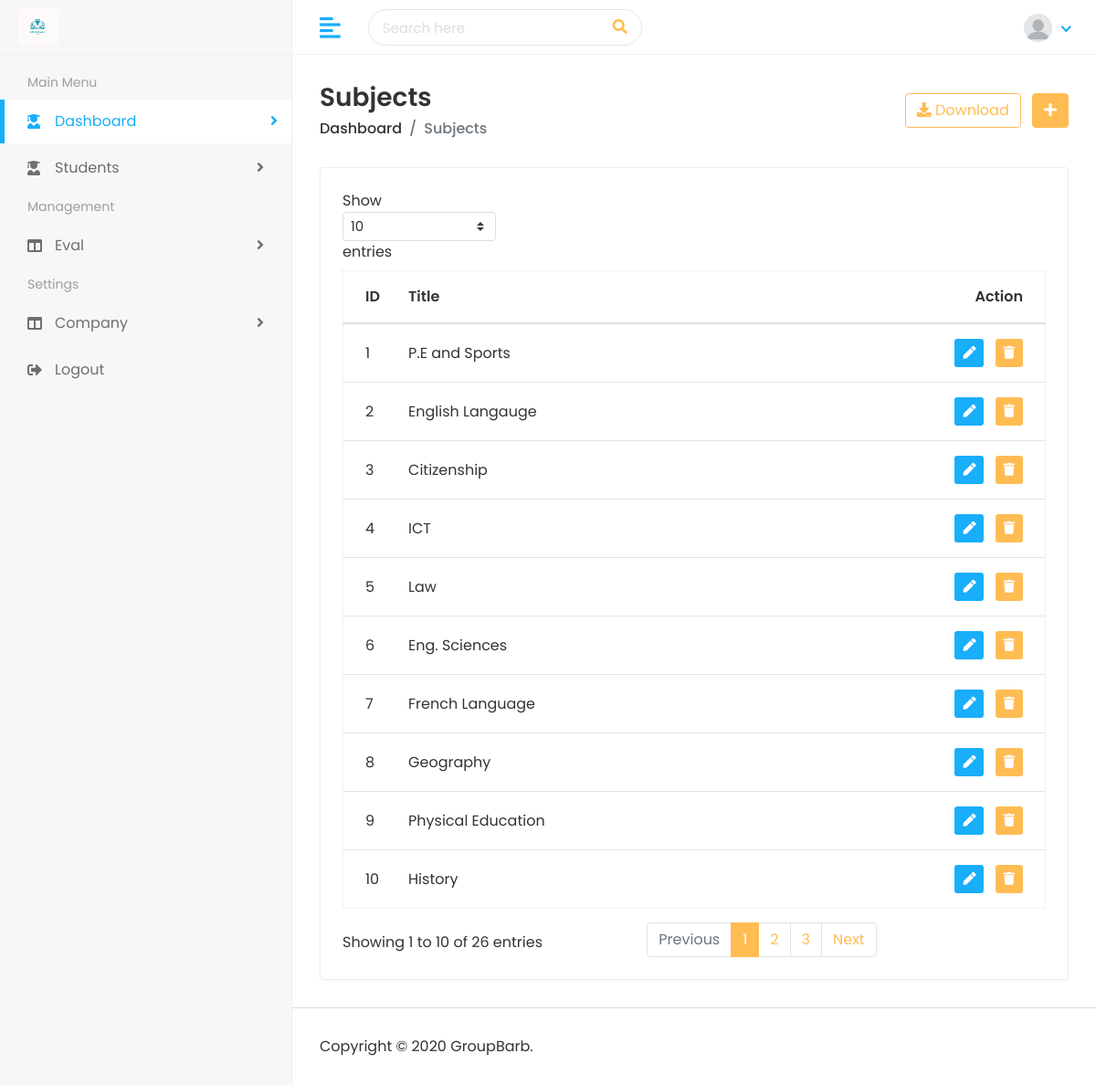
/subjects/, run on the app's committed database.
### subject/models.py (models this page shows, shortened)
class Subject(models.Model):
    title               = models.TextField( null=True, blank=True)
    fr_title            = models.TextField( null=True, blank=True)
    coef                = models.CharField(max_length=100, null=True, blank=True)
    subject_code        = models.CharField(max_length=100, unique=True,null=True, blank=True)
    classroom           = models.ManyToManyField(ClassRoom)
    specialty           = models.ManyToManyField(Specialty)
    description         = models.TextField( null=True, blank=True)
    category            = models.CharField(max_length=100, null=True, blank=True)
    slug                = models.SlugField(max_length=255, unique=True, blank=True)
    added_by            = models.CharField(max_length=100, null=True)
    modified_by         = models.CharField(max_length=100, null=True, blank=True)
    is_actif            = models.BooleanField(default=True)
    created_on          = models.DateTimeField(auto_now_add=True)
    updated_on          = models.DateTimeField(auto_now=True)

### subject/views.py (the view)
# urls.py: path('', views.subject_list, name="subject_list"),
def subject_list(request):
    subject_list = Subject.objects.prefetch_related('classroom').all()
    context = {
        'subject_list': subject_list,
    }
    return render(request, "subjects/subjects.html", context)

### templates/subjects/subjects.html (shortened to what this page needs)
{% extends 'home/base.html' %}
{% load static %}
{% block body %}
         <div class="page-wrapper">
            <div class="content container-fluid">
               <div class="page-header">
                  <div class="row align-items-center">
                     <div class="col">
                        <h3 class="page-title">Subjects</h3>
                        <ul class="breadcrumb">
                           <li class="breadcrumb-item"><a href="">Dashboard</a></li>
                           <li class="breadcrumb-item active">Subjects</li>
                        </ul>
                     </div>
                     <div class="col-auto text-right float-right ml-auto">
                        <a href="#" class="btn btn-outline-primary mr-2"><i class="fas fa-download"></i> Download</a>
                        <a href="{% url 'add_subject' %}" class="btn btn-primary"><i class="fas fa-plus"></i></a>
                     </div>
                  </div>
               </div>
               <div class="row">
                  <div class="col-sm-12">
                     <div class="card card-table">
                        <div class="card-body">
                           <div class="table-responsive">
                              <table class="table table-hover table-center mb-0 datatable">
                                 <thead>
                                    <tr>
                                       <th>ID</th>
                                       <th>Title</th>
                                       <th class="text-right">Action</th>
                                    </tr>
                                 </thead>
                                 <tbody>
                                    {% for subject in subject_list %}
                                    <tr>
                                       <td>{{ subject.id}}</td>
                                       <td>{{ subject.title}}</td>
                                       <td class="text-right">
                                          <div class="actions">
                                             <a href="{% url 'edit_subject' subject.id %}" class="btn btn-sm bg-success-light mr-2">
                                                 <i class="fas fa-pen"></i>
                                             </a>
                                             <form action="{% url 'delete_subject' subject.id %}" method="POST" style="display:inline;">
                                                 <button type="submit" class="btn btn-sm bg-danger-light" onclick="return confirm('Are you sure you want to delete this subject?');">
                                                     <i class="fas fa-trash"></i>
                                                 </button>
                                             </form>
                                         </div>
                                       </td>
                                    </tr>
                                    {% endfor %}
                                 </tbody>
                              </table>
                           </div>
                        </div>
                     </div>
                  </div>
               </div>
            </div>
         <footer>
            <p>Copyright © 2020 GroupBarb.</p>
         </footer>
         </div>
         </div>
         </body>
         </html>
{% endblock %}

### static/assets/css/style.css (style rules this page uses)
html { height: 100%; }
body { background-color: #fff; color: #333; font-family: 'Poppins', sans-serif; font-size: 1rem; height: 100%; line-height: 1.5; overflow-x: hidden; }
h1, h2, h3, h4, h5, h6 { font-family: 'Poppins', sans-serif; margin-top: 0; }
a { color: #009ce7; }
input, button, a { transition: all 0.4s ease; -moz-transition: all 0.4s ease; -o-transition: all 0.4s ease; -ms-transition: all 0.4s ease; -webkit-transition: all 0.4s ease; }
input, input:focus, button, button:focus { outline: none; }
ul, ol { padding: 0px; list-style: none; }
.table { color: #333; max-width: 100%; margin-bottom: 0; width: 100%; }
.table.dataTable { border-collapse: collapse !important; border: 1px solid rgba(0, 0, 0, 0.05); }
.table thead tr th { font-weight: 600; }
.table tbody tr { border-bottom: 1px solid rgba(0, 0, 0, 0.05); }
.table.table-center td, .table.table-center th { vertical-align: middle; }
.card-table .card-body .table > thead > tr > th { border-top: 0; }
.card-table .card-body .table tr td:first-child, .card-table .card-body .table tr th:first-child { padding-left: 1.5rem; }
.card-table .card-body .table tr td:last-child, .card-table .card-body .table tr th:last-child { padding-right: 1.5rem; }
.card-table .table td, .card-table .table th { border-top: 1px solid #e2e5e8; padding: 1rem 0.75rem; white-space: nowrap; }
.btn-primary { background-color: #FFBC53; border: 1px solid #FFBC53; }
.btn-outline-primary { color: #FFBC53; border-color: #FFBC53; }
.card { border: 1px solid #ececf5; box-shadow: 0 1px 3px 0 rgba(0, 0, 0, 0.03); margin-bottom: 1.875rem; }
.card-body { padding: 1.5rem; }
.bg-danger-light { background-color:#FFBC53 !important; color:#fff !important; }
.bg-success-light { background-color: #18aefa; color: #fff; }
footer { padding: 1.875rem 1.875rem; border-top: 1px solid #ddd; }
footer p { margin: 0px; }
.page-wrapper { margin-left: 320px; padding-top: 60px; position: relative; transition: all 0.4s ease; }
.page-wrapper > .content { padding: 1.875rem 1.875rem 0; }
.page-header { margin-bottom: 1.875rem; }
.page-header .breadcrumb { background-color: transparent; color: #6c757d; font-size: 1rem; font-weight: 500; margin-bottom: 0; padding: 0; }
.page-header .breadcrumb a { color: #333; }
.page-title { font-size: 28px; font-weight: 600; color: #333; margin-bottom: 5px; }

### data on the page
Subject: id "1", title "P.E and Sports"
Subject: id "2", title "English Langauge"
Subject: id "3", title "Citizenship"
Subject: id "4", title "ICT"
Subject: id "5", title "Law"
Subject: id "6", title "Eng. Sciences"
Subject: id "7", title "French Language"
Subject: id "8", title "Geography"
Subject: id "9", title "Physical Education"
Subject: id "10", title "History"
